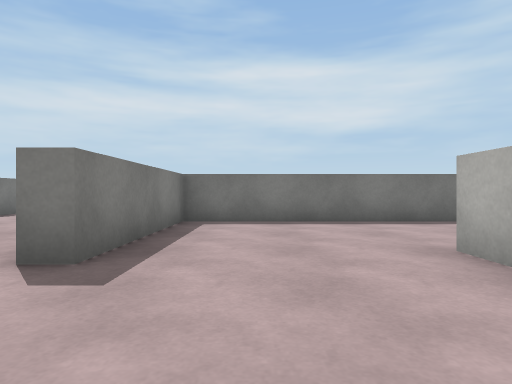
View 1 (above)

24 first-person views from a walk through a Unity game level. The camera is 0.62 m above the floor, looks level and sees 75° across. The floor is counted in squares, 1 m on a side. Each view is taken from the middle of a square. On the plan, view 1 faces up. The plan holds only what a view shows up to about 10 squares ahead; the rest is blank. The place goes on beyond the plan. The player character is not drawn. Surface patterns are stand-ins for the level's own textures.

View 2
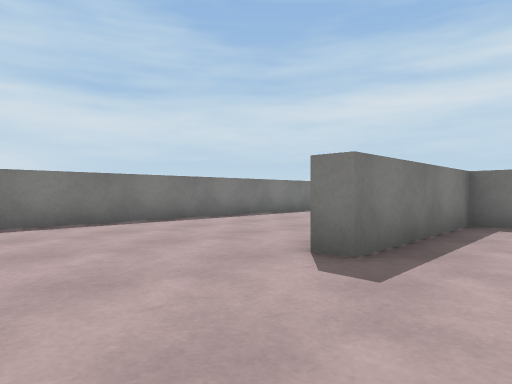

View 3
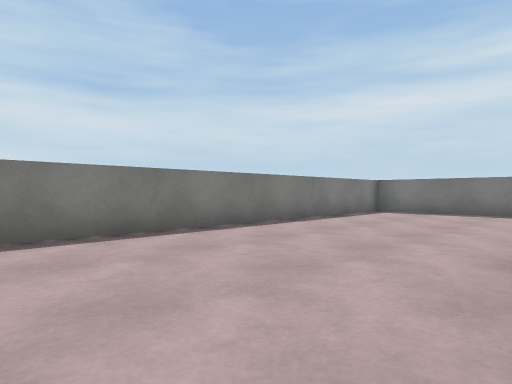

View 4
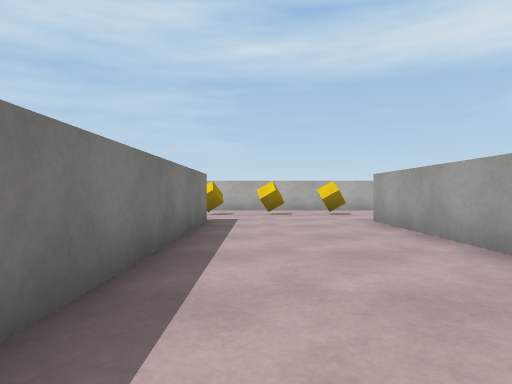

View 5
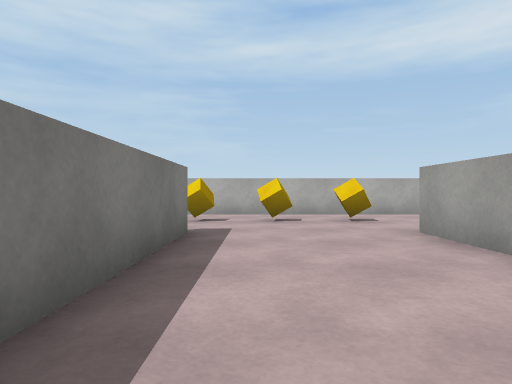

View 6
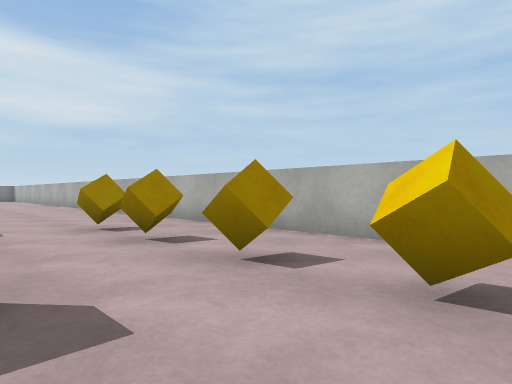

View 7
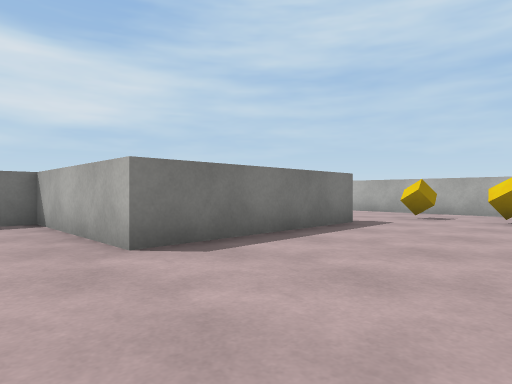

View 8
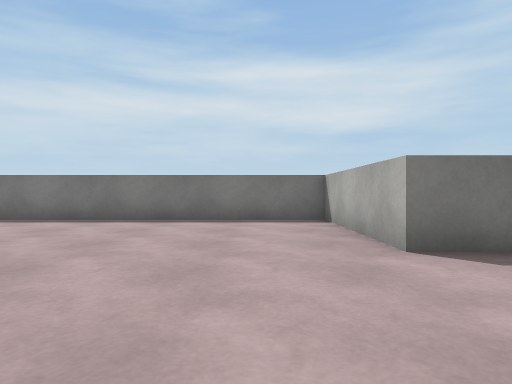

View 9
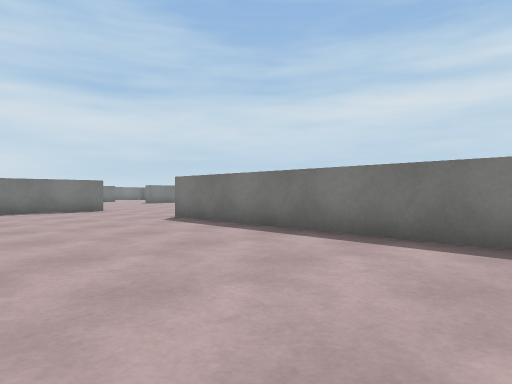

View 10
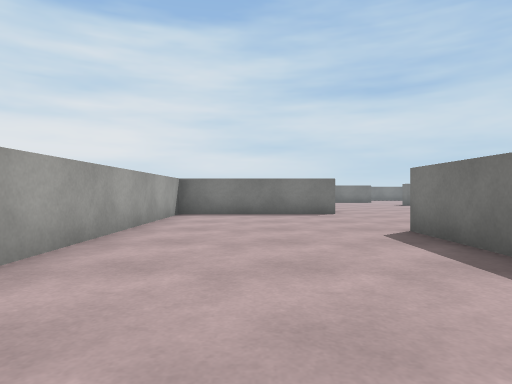

View 11
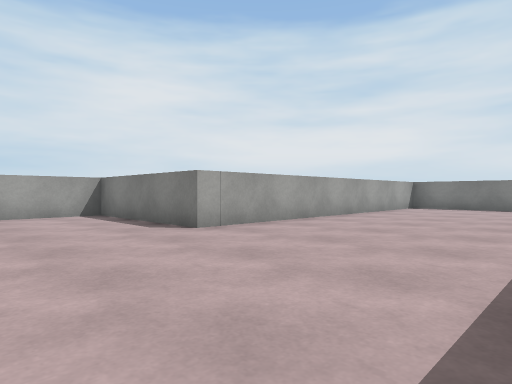

View 12
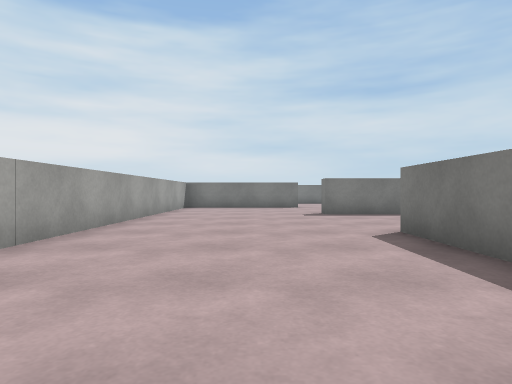

View 13
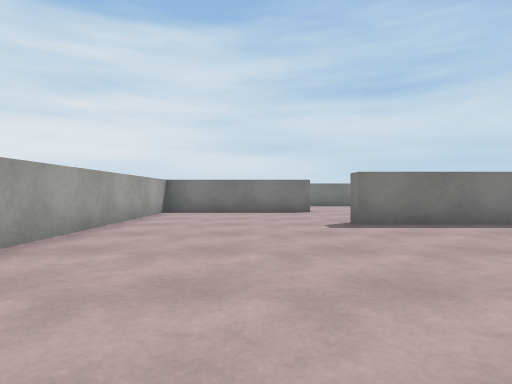

View 14
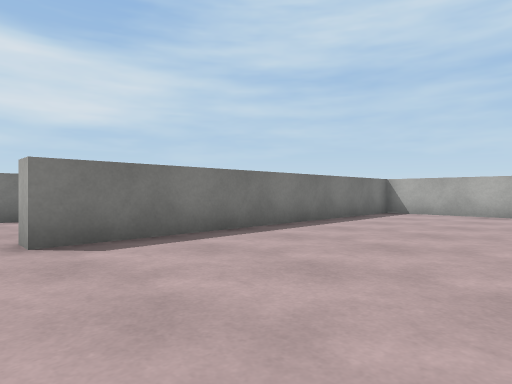

View 15
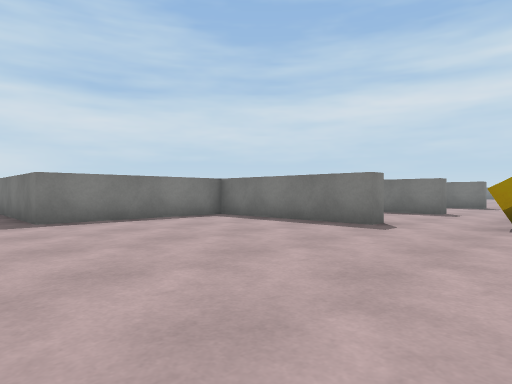

View 16
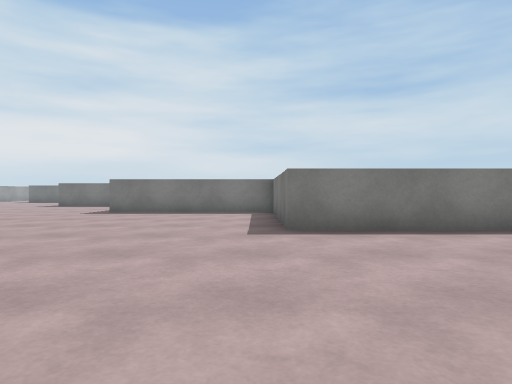

View 17
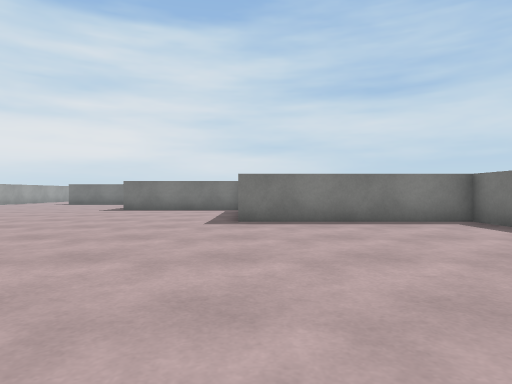

View 18
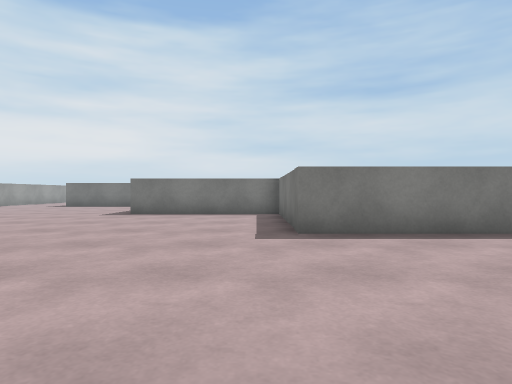

View 19
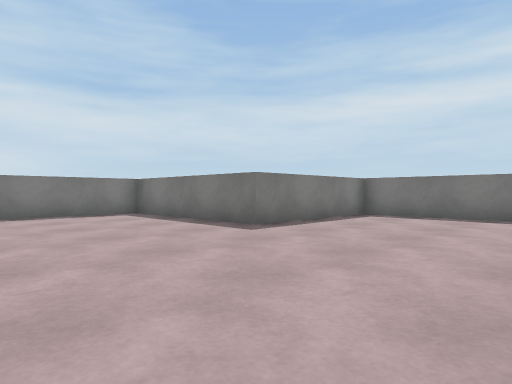

View 20
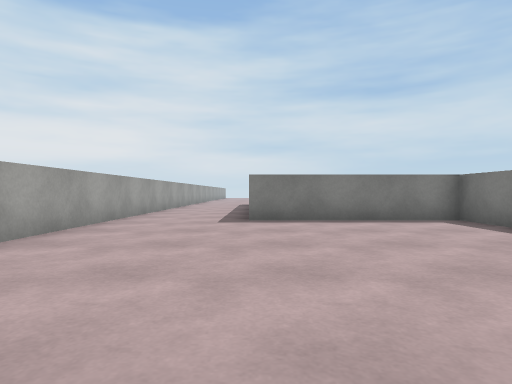

View 21
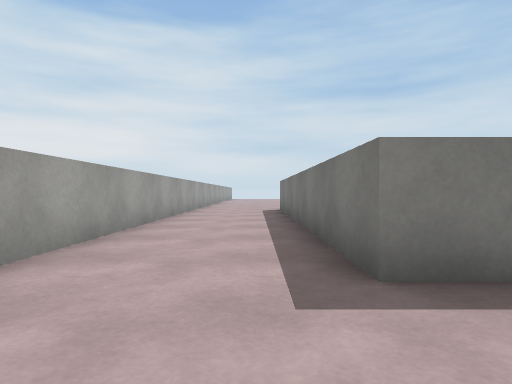

View 22
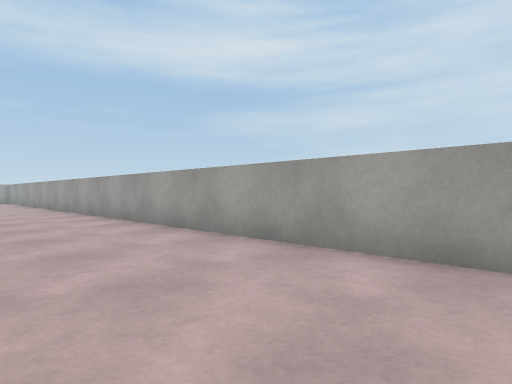

View 23
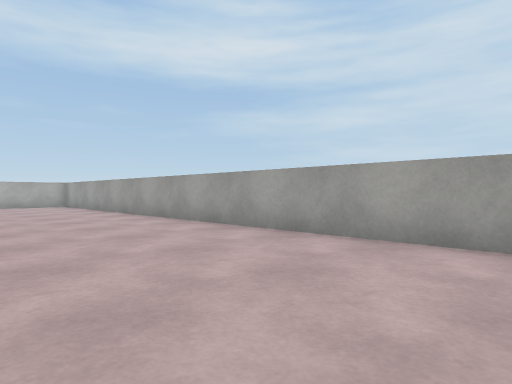

View 24
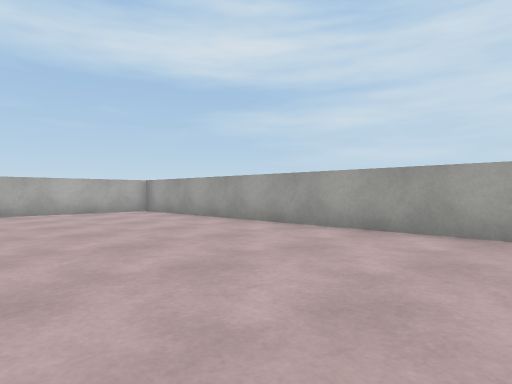

### Floor plan
Points are (right, up) in squares from view 1. A wall is a line through its corners. A room is listed if a view was taken in it or the views show most of it. See-through windows are left out.
Room 1 (views 1, 2, 3, 4, 5, 6, 7, 8, 9, 10, 11, 12, 13, 14)
walls: (-3.2, 17.2) (-3.2, 20.2) (-12.2, 20.2) (-12.2, 20.8); (-3.2, 10.4) (-5.9, 10.4); (-6.8, 9.5) (-6.8, 0.6); (7.2, 11.4) (2.6, 11.4) (2.6, 15.5) (-6.4, 15.5); (7.1, 7.6) (7.1, 7) (-1.5, 7) (-1.5, 2.9) (-2.1, 2.9); (3.2, 3.5) (7.1, 3.5) (7.1, 2.9); (2.1, 2.8) (2.1, 3.5); (11.2, 14.2) (11.2, 15); (11.2, 1.4) (11.2, 12.1); (-18.5, 15.2) (-10.4, 15.2) (-10.4, 10.9) (-3.8, 10.9); (-16.3, 22.9) (-16.3, 19.9) (-16.8, 19.9)
ways out: opening at (9, 2.3) to room 2
objects: cube (9, 4); cube (9, 6); cube (9, 7); cube (9, 9); cube (9, 11)
Room 2 (views 15, 16, 17, 18, 19, 20, 21, 22, 23, 24)
walls: (11.2, -17) (11.2, -14.2); (7.1, 2.9) (2.6, 2.9) (2.6, -1.5) (-2, -1.5) (-2, -6.3) (-6.4, -6.3) (-6.4, -10.5) (-11.3, -10.5) (-11.3, -15.1) (-18.5, -15.1); (-18.5, -18.1) (10, -18.1)
ways out: opening at (9, 2.3) to room 1

Where each view was taken, in squares from view 1:
view 1: 0 up, 0 right, facing up
view 2: 0 up, 0 right, facing up-left
view 3: 0 up, 2 left, facing up-left
view 4: 6 up, 0 right, facing right
view 5: 6 up, 2 right, facing right
view 6: 5 up, 7 right, facing up-right
view 7: 8 up, 1 right, facing up-right
view 8: 8 up, 1 right, facing up
view 9: 11 up, 1 right, facing up-left
view 10: 13 up, 1 left, facing left
view 11: 20 up, 7 left, facing down-left
view 12: 18 up, 7 left, facing left
view 13: 18 up, 10 left, facing left
view 14: 16 up, 13 left, facing up-right
view 15: 3 down, 10 right, facing up-left
view 16: 2 down, 8 right, facing left
view 17: 6 down, 5 right, facing left
view 18: 7 down, 3 right, facing left
view 19: 15 down, 2 left, facing up-left
view 20: 15 down, 4 left, facing left
view 21: 16 down, 9 left, facing left
view 22: 15 down, 10 left, facing down-right
view 23: 14 down, 4 left, facing down-right
view 24: 13 down, 1 right, facing down-right
